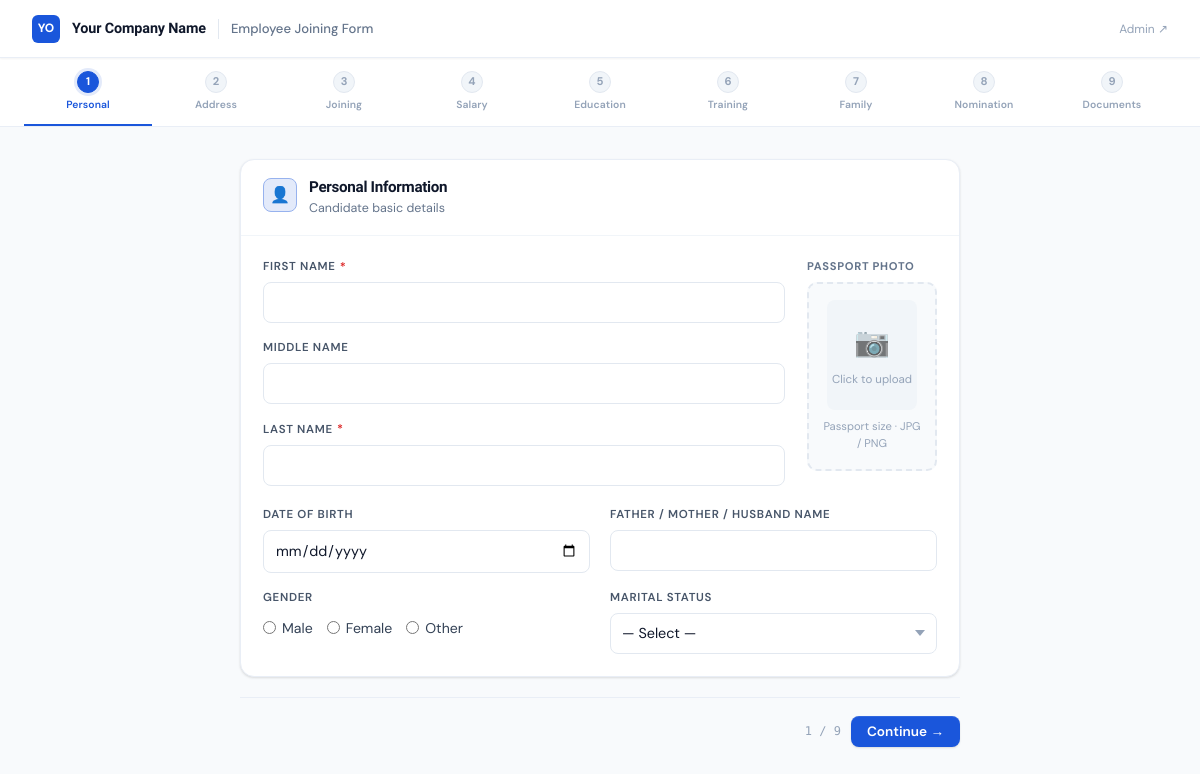
The page / on the database its author committed.
### tables this page shows
CREATE TABLE IF NOT EXISTS field_config (
    field_key       VARCHAR(100) PRIMARY KEY,
    section         VARCHAR(100)  NOT NULL,
    original_label  VARCHAR(200)  NOT NULL,
    custom_label    VARCHAR(200)  DEFAULT NULL,
    status          ENUM('required','optional','hidden') DEFAULT 'optional',
    display_order   INT           DEFAULT 0
);

### index.php (the view, shortened to what this page needs)
<?php
require_once 'config.php';
$steps = [
    1=>['icon'=>'👤','label'=>'Personal'],  2=>['icon'=>'🏠','label'=>'Address'],
    3=>['icon'=>'💼','label'=>'Joining'],   4=>['icon'=>'💰','label'=>'Salary'],
    5=>['icon'=>'🎓','label'=>'Education'], 6=>['icon'=>'🏋','label'=>'Training'],
    7=>['icon'=>'👨‍👩‍👧','label'=>'Family'],   8=>['icon'=>'📋','label'=>'Nomination'],
    9=>['icon'=>'📎','label'=>'Documents'],
];
$totalSteps = count($steps);
$fc = get_field_config();
$currentStep = (int)($_GET['step'] ?? $_SESSION['jf_step']);
$currentStep = max(1, min($totalSteps, $currentStep));
$cfg   = get_settings();
$d = $_SESSION['jf_data'];
?>
<!DOCTYPE html>
<html lang="en">
<head>
<link rel="stylesheet" href="style.css">
</head>
<body>
<div class="form-shell">
<header class="form-topbar">
  <?php if (!empty($cfg['logo_path'])): ?>
  <img src="<?= UPLOAD_URL.h($cfg['logo_path']) ?>" class="co-logo" alt="Logo">
  <?php else: ?>
  <div style="width:28px;height:28px;background:var(--pri);border-radius:6px;display:flex;align-items:center;justify-content:center;font-size:.75rem;font-weight:800;color:#fff"><?= strtoupper(substr($cfg['company_name']??'C',0,2)) ?></div>
  <?php endif; ?>
  <span class="co-name"><?= h($cfg['company_name']??'') ?></span>
  <span class="form-title"><?= h($cfg['form_title']??APP_NAME) ?></span>
  <div style="margin-left:auto">
    <a href="login.php" style="font-size:.75rem;color:var(--n-400);text-decoration:none">Admin ↗</a>
  </div>
</header>
<div class="stepper-wrap">
  <div class="stepper">
    <?php foreach ($steps as $n=>$s):
    ?>
    <div class="step-item <?= $n<$currentStep?'done':($n===$currentStep?'active':'') ?>">
      <div class="step-dot"><?= $n<$currentStep?'✓':$n ?></div>
      <div class="step-name"><?= $s['label'] ?></div>
    </div>
    <?php endforeach; ?>
  </div>
</div>
<div class="form-body">
<div class="form-pane">
<form method="post" enctype="multipart/form-data" id="jfForm">
<?php if ($currentStep===1):  ?>
<div class="card">
  <div class="card-head">
    <div class="card-head-icon">👤</div>
    <div><h2>Personal Information</h2><p>Candidate basic details</p></div>
  </div>
  <div class="card-body">
    <div style="display:grid;grid-template-columns:1fr 130px;gap:22px;align-items:start">
      <div class="field-grid c1">
        <?php if (fc_visible('first_name')): ?>
        <div class="field">
          <label><?= h(fc_label('first_name')) ?> <?= req_star('first_name') ?></label>
          <input type="text" name="first_name" value="<?= h($d['first_name']??'') ?>"<?= req_attr('first_name') ?>>
        </div>
        <?php endif; ?>
        <?php if (fc_visible('middle_name')): ?>
        <div class="field">
          <label><?= h(fc_label('middle_name')) ?> <?= req_star('middle_name') ?></label>
          <input type="text" name="middle_name" value="<?= h($d['middle_name']??'') ?>"<?= req_attr('middle_name') ?>>
        </div>
        <?php endif; ?>
        <?php if (fc_visible('last_name')): ?>
        <div class="field">
          <label><?= h(fc_label('last_name')) ?> <?= req_star('last_name') ?></label>
          <input type="text" name="last_name" value="<?= h($d['last_name']??'') ?>"<?= req_attr('last_name') ?>>
        </div>
        <?php endif; ?>
      </div>
      <?php if (fc_visible('photo')): ?>
      <div>
        <div style="font-size:.7rem;font-weight:700;color:var(--n-500);text-transform:uppercase;letter-spacing:.06em;margin-bottom:6px"><?= h(fc_label('photo')) ?></div>
        <div class="photo-zone" onclick="document.getElementById('photoInput').click()">
          <?php $hp=!empty($d['photo_path']); ?>
          <div class="photo-placeholder" id="photoPlaceholder" style="display:<?= $hp?'none':'flex' ?>">
            <div class="ph-icon">📷</div>
            <div>Click to upload</div>
          </div>
          <div class="photo-zone-hint" style="<?= $hp?'display:none':'' ?>">Passport size · JPG / PNG</div>
        </div>
      </div>
      <?php endif; ?>
    </div>
    <div class="field-grid" style="margin-top:20px">
      <?php if (fc_visible('date_of_birth')): ?>
      <div class="field">
        <label><?= h(fc_label('date_of_birth')) ?> <?= req_star('date_of_birth') ?></label>
        <input type="date" name="date_of_birth" value="<?= h($d['date_of_birth']??'') ?>"<?= req_attr('date_of_birth') ?>>
      </div>
      <?php endif; ?>
      <?php if (fc_visible('parent_name')): ?>
      <div class="field">
        <label><?= h(fc_label('parent_name')) ?> <?= req_star('parent_name') ?></label>
        <input type="text" name="parent_name" value="<?= h($d['parent_name']??'') ?>"<?= req_attr('parent_name') ?>>
      </div>
      <?php endif; ?>
      <?php if (fc_visible('gender')): ?>
      <div class="field">
        <label><?= h(fc_label('gender')) ?> <?= req_star('gender') ?></label>
        <div class="radio-row">
          <?php foreach(['Male','Female','Other'] as $g): ?>
          <label><input type="radio" name="gender" value="<?= $g ?>" <?= ($d['gender']??'')===$g?'checked':'' ?> <?= fc_required('gender')?'required':'' ?>><?= $g ?></label>
          <?php endforeach; ?>
        </div>
      </div>
      <?php endif; ?>
      <?php if (fc_visible('marital_status')): ?>
      <div class="field">
        <label><?= h(fc_label('marital_status')) ?> <?= req_star('marital_status') ?></label>
        <select name="marital_status"<?= req_attr('marital_status') ?>>
          <option value="">— Select —</option>
        </select>
      </div>
      <?php endif; ?>
    </div>
  </div>
</div>
<?php endif; ?>
<div class="form-nav">
  <div class="form-nav-right">
    <span class="step-counter"><?= $currentStep ?> / <?= $totalSteps ?></span>
    <?php if ($currentStep < $totalSteps): ?>
    <button type="submit" name="action" value="next" class="btn btn-pri">Continue →</button>
    <?php else: ?>
    <button type="submit" name="action" value="submit" class="btn btn-success">✓ Submit Form</button>
    <?php endif; ?>
  </div>
</div>
</form>
</div>
</div>
</div>
</body>
</html>

### config.php (shortened to what this page needs)
<?php
function db(): PDO {
    static $pdo = null;
    if ($pdo !== null) return $pdo;
    $dsn = "mysql:host=".DB_HOST.";dbname=".DB_NAME.";charset=".DB_CHARSET;
    try {
        $pdo = new PDO($dsn, DB_USER, DB_PASS, [PDO::ATTR_ERRMODE=>PDO::ERRMODE_EXCEPTION, PDO::ATTR_DEFAULT_FETCH_MODE=>PDO::FETCH_ASSOC, PDO::ATTR_EMULATE_PREPARES=>false]);
    } catch (PDOException $e) {
        die('<div style="font-family:sans-serif;padding:48px;max-width:540px;margin:60px auto;background:#fff;border:1px solid #e5e7eb;border-radius:12px"><h2 style="color:#111">⚠️ Database Error</h2><p style="color:#6b7280">Check credentials in <code>config.php</code></p><code style="display:block;background:#f9fafb;padding:12px;border-radius:6px;margin-top:12px;font-size:.8rem">'.h($e->getMessage()).'</code></div>');
    }
    return $pdo;
}
function get_settings(): array {
    static $s = null;
    if ($s !== null) return $s;
    try { $s = db()->query("SELECT setting_key, setting_value FROM app_settings")->fetchAll(PDO::FETCH_KEY_PAIR); }
    catch (Exception $e) { $s = []; }
    return $s;
}
function adjust_hex(string $hex, int $amount): string {
    $hex = ltrim($hex, '#');
    $r=hexdec(substr($hex,0,2)); $g=hexdec(substr($hex,2,2)); $b=hexdec(substr($hex,4,2));
    if ($amount > 0) { $p=$amount/100; $r=(int)($r+(255-$r)*$p); $g=(int)($g+(255-$g)*$p); $b=(int)($b+(255-$b)*$p); }
    else { $p=abs($amount)/100; $r=(int)($r*(1-$p)); $g=(int)($g*(1-$p)); $b=(int)($b*(1-$p)); }
    return sprintf('#%02x%02x%02x',min(255,max(0,$r)),min(255,max(0,$g)),min(255,max(0,$b)));
}
function get_brand(): array {
    $cfg = get_settings();
    $pri = $cfg['brand_primary']   ?? $cfg['brand_color'] ?? '#2563eb';
    $sec = $cfg['brand_secondary'] ?? '#0f172a';
    $acc = $cfg['brand_accent']    ?? '#f59e0b';
    return [
        'primary'     => $pri, 'primary_dk'  => adjust_hex($pri,-30),
        'primary_lt'  => adjust_hex($pri,88), 'primary_mid' => adjust_hex($pri,55),
        'secondary'   => $sec, 'secondary_lt'=> adjust_hex($sec,80),
        'accent'      => $acc, 'accent_dk'   => adjust_hex($acc,-25), 'accent_lt' => adjust_hex($acc,85),
    ];
}
function get_field_config(): array {
    static $fc = null;
    if ($fc !== null) return $fc;
    try {
        $rows = db()->query("SELECT field_key,custom_label,original_label,status FROM field_config")->fetchAll();
        $fc = [];
        foreach ($rows as $r) $fc[$r['field_key']] = $r;
    } catch (Exception $e) { $fc = []; }
    return $fc;
}
function fc(string $key): array {
    $cfg = get_field_config();
    return ['label'=>($cfg[$key]['custom_label']?:$cfg[$key]['original_label']),'status'=>$cfg[$key]['status']];
}
function fc_visible(string $key): bool { return fc($key)['status']!=='hidden'; }
function fc_required(string $key): bool { return fc($key)['status']==='required'; }
function fc_label(string $key): string { return fc($key)['label']; }
function req_star(string $key): string { return fc_required($key)?'<span class="req">*</span>':''; }
function req_attr(string $key): string { return fc_required($key)?' required':''; }
function h(string $s): string { return htmlspecialchars($s,ENT_QUOTES,'UTF-8'); }

### rows shown on the page
field_config: original_label "FIRST NAME"
field_config: original_label "MIDDLE NAME"
field_config: original_label "LAST NAME"
field_config: original_label "PASSPORT PHOTO"
field_config: original_label "DATE OF BIRTH"
field_config: original_label "FATHER / MOTHER / HUSBAND NAME"
field_config: original_label "GENDER", status "☐ Male", status "☐ Female", status "☐ Other"
field_config: original_label "MARITAL STATUS"

### other values the page prints
substr($cfg['company_name']??'C',0,2) "YO"
$cfg['company_name'] "Your Company Name"
$cfg['form_title'] "Employee Joining Form"
$n "1"
$s['label'] "Personal"
$n "2"
$s['label'] "Address"
$n "3"
$s['label'] "Joining"
$n "4"
$s['label'] "Salary"
$n "5"
$s['label'] "Education"
$n "6"
$s['label'] "Training"
